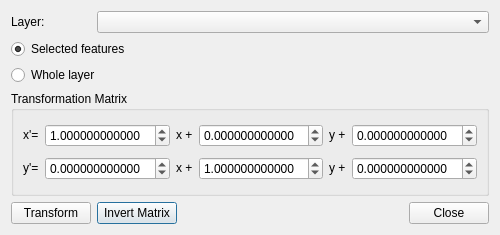
<?xml version="1.0" encoding="UTF-8"?>
<ui version="4.0">
 <class>ui</class>
 <widget class="QDialog" name="ui">
  <property name="geometry">
   <rect>
    <x>0</x>
    <y>0</y>
    <width>471</width>
    <height>235</height>
   </rect>
  </property>
  <property name="windowTitle">
   <string>Vector Affine Transformation</string>
  </property>
  <layout class="QGridLayout" name="gridLayout">
   <item row="7" column="1">
    <widget class="QPushButton" name="pushButtonInvert">
     <property name="sizePolicy">
      <sizepolicy hsizetype="Fixed" vsizetype="Fixed">
       <horstretch>0</horstretch>
       <verstretch>0</verstretch>
      </sizepolicy>
     </property>
     <property name="text">
      <string>Invert Matrix</string>
     </property>
    </widget>
   </item>
   <item row="6" column="0" colspan="5">
    <widget class="QGroupBox" name="groupBoxParameters">
     <property name="minimumSize">
      <size>
       <width>0</width>
       <height>0</height>
      </size>
     </property>
     <property name="title">
      <string>Transformation Matrix</string>
     </property>
     <layout class="QGridLayout" name="gridLayout_2">
      <item row="1" column="2">
       <widget class="QLabel" name="label_4">
        <property name="sizePolicy">
         <sizepolicy hsizetype="Fixed" vsizetype="Fixed">
          <horstretch>0</horstretch>
          <verstretch>0</verstretch>
         </sizepolicy>
        </property>
        <property name="text">
         <string>x +</string>
        </property>
       </widget>
      </item>
      <item row="0" column="1">
       <widget class="QDoubleSpinBox" name="spinA">
        <property name="minimumSize">
         <size>
          <width>100</width>
          <height>0</height>
         </size>
        </property>
        <property name="decimals">
         <number>12</number>
        </property>
        <property name="minimum">
         <double>-999999999.000000000000000</double>
        </property>
        <property name="maximum">
         <double>999999999.000000000000000</double>
        </property>
        <property name="singleStep">
         <double>0.100000000000000</double>
        </property>
        <property name="value">
         <double>1.000000000000000</double>
        </property>
       </widget>
      </item>
      <item row="0" column="5">
       <widget class="QDoubleSpinBox" name="spinTx">
        <property name="minimumSize">
         <size>
          <width>100</width>
          <height>0</height>
         </size>
        </property>
        <property name="decimals">
         <number>12</number>
        </property>
        <property name="minimum">
         <double>-999999999.000000000000000</double>
        </property>
        <property name="maximum">
         <double>999999999.000000000000000</double>
        </property>
        <property name="singleStep">
         <double>1.000000000000000</double>
        </property>
        <property name="value">
         <double>0.000000000000000</double>
        </property>
       </widget>
      </item>
      <item row="0" column="3">
       <widget class="QDoubleSpinBox" name="spinB">
        <property name="minimumSize">
         <size>
          <width>100</width>
          <height>0</height>
         </size>
        </property>
        <property name="decimals">
         <number>12</number>
        </property>
        <property name="minimum">
         <double>-999999999.000000000000000</double>
        </property>
        <property name="maximum">
         <double>999999999.000000000000000</double>
        </property>
        <property name="singleStep">
         <double>0.100000000000000</double>
        </property>
        <property name="value">
         <double>0.000000000000000</double>
        </property>
       </widget>
      </item>
      <item row="1" column="1">
       <widget class="QDoubleSpinBox" name="spinC">
        <property name="minimumSize">
         <size>
          <width>100</width>
          <height>0</height>
         </size>
        </property>
        <property name="decimals">
         <number>12</number>
        </property>
        <property name="minimum">
         <double>-999999999.000000000000000</double>
        </property>
        <property name="maximum">
         <double>999999999.000000000000000</double>
        </property>
        <property name="singleStep">
         <double>0.100000000000000</double>
        </property>
        <property name="value">
         <double>0.000000000000000</double>
        </property>
       </widget>
      </item>
      <item row="1" column="3">
       <widget class="QDoubleSpinBox" name="spinD">
        <property name="minimumSize">
         <size>
          <width>100</width>
          <height>0</height>
         </size>
        </property>
        <property name="decimals">
         <number>12</number>
        </property>
        <property name="minimum">
         <double>-999999999.000000000000000</double>
        </property>
        <property name="maximum">
         <double>999999999.000000000000000</double>
        </property>
        <property name="singleStep">
         <double>0.100000000000000</double>
        </property>
        <property name="value">
         <double>1.000000000000000</double>
        </property>
       </widget>
      </item>
      <item row="1" column="5">
       <widget class="QDoubleSpinBox" name="spinTy">
        <property name="minimumSize">
         <size>
          <width>100</width>
          <height>0</height>
         </size>
        </property>
        <property name="decimals">
         <number>12</number>
        </property>
        <property name="minimum">
         <double>-999999999.000000000000000</double>
        </property>
        <property name="maximum">
         <double>999999999.000000000000000</double>
        </property>
        <property name="singleStep">
         <double>1.000000000000000</double>
        </property>
        <property name="value">
         <double>0.000000000000000</double>
        </property>
       </widget>
      </item>
      <item row="0" column="0">
       <widget class="QLabel" name="label">
        <property name="sizePolicy">
         <sizepolicy hsizetype="Fixed" vsizetype="Fixed">
          <horstretch>0</horstretch>
          <verstretch>0</verstretch>
         </sizepolicy>
        </property>
        <property name="text">
         <string>x'=</string>
        </property>
       </widget>
      </item>
      <item row="1" column="0">
       <widget class="QLabel" name="label_2">
        <property name="sizePolicy">
         <sizepolicy hsizetype="Fixed" vsizetype="Fixed">
          <horstretch>0</horstretch>
          <verstretch>0</verstretch>
         </sizepolicy>
        </property>
        <property name="text">
         <string>y'=</string>
        </property>
       </widget>
      </item>
      <item row="0" column="2">
       <widget class="QLabel" name="label_3">
        <property name="sizePolicy">
         <sizepolicy hsizetype="Fixed" vsizetype="Fixed">
          <horstretch>0</horstretch>
          <verstretch>0</verstretch>
         </sizepolicy>
        </property>
        <property name="text">
         <string>x +</string>
        </property>
       </widget>
      </item>
      <item row="0" column="4">
       <widget class="QLabel" name="label_5">
        <property name="sizePolicy">
         <sizepolicy hsizetype="Fixed" vsizetype="Fixed">
          <horstretch>0</horstretch>
          <verstretch>0</verstretch>
         </sizepolicy>
        </property>
        <property name="text">
         <string>y +</string>
        </property>
       </widget>
      </item>
      <item row="1" column="4">
       <widget class="QLabel" name="label_6">
        <property name="sizePolicy">
         <sizepolicy hsizetype="Fixed" vsizetype="Fixed">
          <horstretch>0</horstretch>
          <verstretch>0</verstretch>
         </sizepolicy>
        </property>
        <property name="text">
         <string>y +</string>
        </property>
       </widget>
      </item>
     </layout>
    </widget>
   </item>
   <item row="4" column="0" colspan="4">
    <widget class="QRadioButton" name="radioButtonSelectedFeatures">
     <property name="text">
      <string>Selected features</string>
     </property>
     <property name="checked">
      <bool>true</bool>
     </property>
    </widget>
   </item>
   <item row="5" column="0" colspan="4">
    <widget class="QRadioButton" name="radioButtonWholeLayer">
     <property name="text">
      <string>Whole layer</string>
     </property>
     <property name="checked">
      <bool>false</bool>
     </property>
    </widget>
   </item>
   <item row="7" column="0">
    <widget class="QPushButton" name="pushButtonRun">
     <property name="sizePolicy">
      <sizepolicy hsizetype="Fixed" vsizetype="Fixed">
       <horstretch>0</horstretch>
       <verstretch>0</verstretch>
      </sizepolicy>
     </property>
     <property name="text">
      <string>Transform</string>
     </property>
    </widget>
   </item>
   <item row="2" column="0">
    <widget class="QLabel" name="labelLayer">
     <property name="sizePolicy">
      <sizepolicy hsizetype="Fixed" vsizetype="Fixed">
       <horstretch>0</horstretch>
       <verstretch>0</verstretch>
      </sizepolicy>
     </property>
     <property name="text">
      <string>Layer:</string>
     </property>
    </widget>
   </item>
   <item row="7" column="2">
    <spacer name="horizontalSpacer">
     <property name="orientation">
      <enum>Qt::Horizontal</enum>
     </property>
     <property name="sizeHint" stdset="0">
      <size>
       <width>40</width>
       <height>20</height>
      </size>
     </property>
    </spacer>
   </item>
   <item row="7" column="3" colspan="2">
    <widget class="QPushButton" name="pushButtonClose">
     <property name="sizePolicy">
      <sizepolicy hsizetype="Fixed" vsizetype="Fixed">
       <horstretch>0</horstretch>
       <verstretch>0</verstretch>
      </sizepolicy>
     </property>
     <property name="text">
      <string>Close</string>
     </property>
    </widget>
   </item>
   <item row="2" column="1" colspan="4">
    <widget class="QComboBox" name="comboBoxLayer"/>
   </item>
  </layout>
 </widget>
 <tabstops>
  <tabstop>comboBoxLayer</tabstop>
  <tabstop>radioButtonSelectedFeatures</tabstop>
  <tabstop>radioButtonWholeLayer</tabstop>
  <tabstop>spinA</tabstop>
  <tabstop>spinB</tabstop>
  <tabstop>spinC</tabstop>
  <tabstop>spinD</tabstop>
  <tabstop>spinTx</tabstop>
  <tabstop>spinTy</tabstop>
  <tabstop>pushButtonRun</tabstop>
  <tabstop>pushButtonInvert</tabstop>
  <tabstop>pushButtonClose</tabstop>
 </tabstops>
 <resources/>
 <connections/>
</ui>
